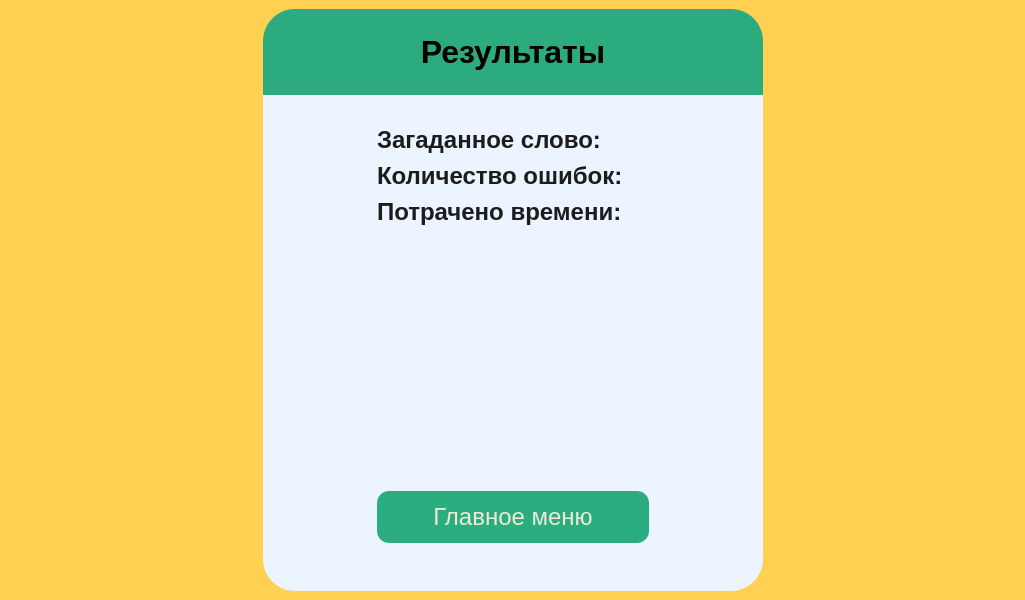
<?xml version="1.0" encoding="UTF-8"?>
<ui version="4.0">
 <class>resultPage</class>
 <widget class="QWidget" name="resultPage">
  <property name="geometry">
   <rect>
    <x>0</x>
    <y>0</y>
    <width>1025</width>
    <height>600</height>
   </rect>
  </property>
  <property name="minimumSize">
   <size>
    <width>1024</width>
    <height>600</height>
   </size>
  </property>
  <property name="windowTitle">
   <string>Form</string>
  </property>
  <property name="styleSheet">
   <string notr="true">#resultPage {
	background-color: rgb(255, 208, 82);
}</string>
  </property>
  <layout class="QHBoxLayout" name="horizontalLayout">
   <property name="spacing">
    <number>0</number>
   </property>
   <property name="leftMargin">
    <number>0</number>
   </property>
   <property name="topMargin">
    <number>0</number>
   </property>
   <property name="rightMargin">
    <number>0</number>
   </property>
   <property name="bottomMargin">
    <number>0</number>
   </property>
   <item>
    <widget class="QWidget" name="resultWidget" native="true">
     <property name="styleSheet">
      <string notr="true">#resultWidget {
	background-color: rgb(255, 208, 82);
}</string>
     </property>
     <layout class="QHBoxLayout" name="horizontalLayout_2">
      <item>
       <spacer name="horizontalSpacer">
        <property name="orientation">
         <enum>Qt::Orientation::Horizontal</enum>
        </property>
        <property name="sizeHint" stdset="0">
         <size>
          <width>40</width>
          <height>20</height>
         </size>
        </property>
       </spacer>
      </item>
      <item>
       <widget class="QWidget" name="resultMain" native="true">
        <property name="minimumSize">
         <size>
          <width>500</width>
          <height>0</height>
         </size>
        </property>
        <property name="maximumSize">
         <size>
          <width>16777215</width>
          <height>16777215</height>
         </size>
        </property>
        <property name="styleSheet">
         <string notr="true">#resultMain {
	border-radius: 32px;
}</string>
        </property>
        <layout class="QVBoxLayout" name="verticalLayout">
         <property name="spacing">
          <number>0</number>
         </property>
         <property name="leftMargin">
          <number>0</number>
         </property>
         <property name="topMargin">
          <number>0</number>
         </property>
         <property name="rightMargin">
          <number>0</number>
         </property>
         <property name="bottomMargin">
          <number>0</number>
         </property>
         <item alignment="Qt::AlignmentFlag::AlignTop">
          <widget class="QFrame" name="resultHeader">
           <property name="styleSheet">
            <string notr="true">#resultHeader {
	border-top-left-radius: 32px;
	border-top-right-radius: 32px;

	background-color: rgb(43, 171, 126);
}</string>
           </property>
           <property name="frameShape">
            <enum>QFrame::Shape::StyledPanel</enum>
           </property>
           <property name="frameShadow">
            <enum>QFrame::Shadow::Raised</enum>
           </property>
           <layout class="QVBoxLayout" name="verticalLayout_2">
            <item>
             <widget class="QLabel" name="resultTitle">
              <property name="styleSheet">
               <string notr="true">#resultTitle {
	font-family: &quot;NunitoSans&quot;;
	font-size: 32px ;
	padding: 16px;
	font-weight: 600;
}</string>
              </property>
              <property name="text">
               <string>Результаты</string>
              </property>
              <property name="alignment">
               <set>Qt::AlignmentFlag::AlignCenter</set>
              </property>
             </widget>
            </item>
           </layout>
          </widget>
         </item>
         <item>
          <widget class="QFrame" name="resultContent">
           <property name="sizePolicy">
            <sizepolicy hsizetype="Preferred" vsizetype="Expanding">
             <horstretch>0</horstretch>
             <verstretch>0</verstretch>
            </sizepolicy>
           </property>
           <property name="styleSheet">
            <string notr="true">#resultContent {
	border-bottom-left-radius: 32px;
	border-bottom-right-radius: 32px;

	background-color: rgb(235, 244, 255);
}

QLabel {
	color: #1C1C1C;
}</string>
           </property>
           <property name="frameShape">
            <enum>QFrame::Shape::StyledPanel</enum>
           </property>
           <property name="frameShadow">
            <enum>QFrame::Shadow::Raised</enum>
           </property>
           <layout class="QGridLayout" name="gridLayout">
            <property name="bottomMargin">
             <number>48</number>
            </property>
            <property name="horizontalSpacing">
             <number>12</number>
            </property>
            <property name="verticalSpacing">
             <number>8</number>
            </property>
            <item row="1" column="2">
             <widget class="QLabel" name="resultWordValue">
              <property name="styleSheet">
               <string notr="true">#resultWordValue {
	font-family: &quot;NunitoSans&quot;;
	font-size: 24px ;
	font-weight: 400;
	color: #1C1C1C;
}</string>
              </property>
              <property name="text">
               <string/>
              </property>
             </widget>
            </item>
            <item row="2" column="2">
             <widget class="QLabel" name="resultErrorValue">
              <property name="styleSheet">
               <string notr="true">#resultErrorValue {
	font-family: &quot;NunitoSans&quot;;
	font-size: 24px ;
	font-weight: 400;
	color: #1C1C1C;
}</string>
              </property>
              <property name="text">
               <string/>
              </property>
             </widget>
            </item>
            <item row="3" column="1">
             <widget class="QLabel" name="resultTimeLb">
              <property name="styleSheet">
               <string notr="true">#resultTimeLb {
	font-family: &quot;NunitoSans&quot;;
	font-size: 24px ;
	font-weight: 600;
	color: #1C1C1C;
}</string>
              </property>
              <property name="text">
               <string>Потрачено времени:</string>
              </property>
             </widget>
            </item>
            <item row="1" column="1">
             <widget class="QLabel" name="resultWordLb">
              <property name="styleSheet">
               <string notr="true">#resultWordLb {
	font-family: &quot;NunitoSans&quot;;
	font-size: 24px ;
	font-weight: 600;
	color: #1C1C1C;
}</string>
              </property>
              <property name="text">
               <string>Загаданное слово:</string>
              </property>
             </widget>
            </item>
            <item row="2" column="1">
             <widget class="QLabel" name="resultErrorLb">
              <property name="styleSheet">
               <string notr="true">#resultErrorLb {
	font-family: &quot;NunitoSans&quot;;
	font-size: 24px ;
	font-weight: 600;
	color: #1C1C1C;
}</string>
              </property>
              <property name="text">
               <string>Количество ошибок:</string>
              </property>
             </widget>
            </item>
            <item row="2" column="0">
             <spacer name="horizontalSpacer_4">
              <property name="orientation">
               <enum>Qt::Orientation::Horizontal</enum>
              </property>
              <property name="sizeHint" stdset="0">
               <size>
                <width>40</width>
                <height>20</height>
               </size>
              </property>
             </spacer>
            </item>
            <item row="0" column="1" colspan="2">
             <widget class="QLabel" name="resultImage">
              <property name="styleSheet">
               <string notr="true">#resultLb4 {
	font-family: &quot;NunitoSans&quot;;
	font-size: 24px ;
	font-weight: 600;
	color: #1C1C1C;
}</string>
              </property>
              <property name="text">
               <string/>
              </property>
             </widget>
            </item>
            <item row="3" column="2">
             <widget class="QLabel" name="resultTimeValue">
              <property name="styleSheet">
               <string notr="true">#resultTimeValue {
	font-family: &quot;NunitoSans&quot;;
	font-size: 24px ;
	font-weight: 400;
	color: #1C1C1C;
}</string>
              </property>
              <property name="text">
               <string/>
              </property>
             </widget>
            </item>
            <item row="4" column="1">
             <spacer name="verticalSpacer_2">
              <property name="orientation">
               <enum>Qt::Orientation::Vertical</enum>
              </property>
              <property name="sizeHint" stdset="0">
               <size>
                <width>20</width>
                <height>40</height>
               </size>
              </property>
             </spacer>
            </item>
            <item row="2" column="3">
             <spacer name="horizontalSpacer_3">
              <property name="orientation">
               <enum>Qt::Orientation::Horizontal</enum>
              </property>
              <property name="sizeHint" stdset="0">
               <size>
                <width>40</width>
                <height>20</height>
               </size>
              </property>
             </spacer>
            </item>
            <item row="5" column="1" colspan="2">
             <widget class="QPushButton" name="resultBtnMainMenu">
              <property name="styleSheet">
               <string notr="true">#resultBtnMainMenu {
	background-color: #2BAD80;
	padding: 12px 24px;
	border-radius: 12px;
	font-family: &quot;NunitoSans&quot;;
	font-size: 24px;
	font-weight: 400;
	color: #EDEBD6;
}

#resultBtnMainMenu:hover{
	background-color: rgb(47, 193, 142);
}

#resultBtnMainMenu:pressed{
background-color: rgb(39, 158, 116);
}</string>
              </property>
              <property name="text">
               <string>Главное меню</string>
              </property>
             </widget>
            </item>
           </layout>
          </widget>
         </item>
        </layout>
       </widget>
      </item>
      <item>
       <spacer name="horizontalSpacer_2">
        <property name="orientation">
         <enum>Qt::Orientation::Horizontal</enum>
        </property>
        <property name="sizeHint" stdset="0">
         <size>
          <width>40</width>
          <height>20</height>
         </size>
        </property>
       </spacer>
      </item>
     </layout>
    </widget>
   </item>
  </layout>
 </widget>
 <resources/>
 <connections/>
</ui>
